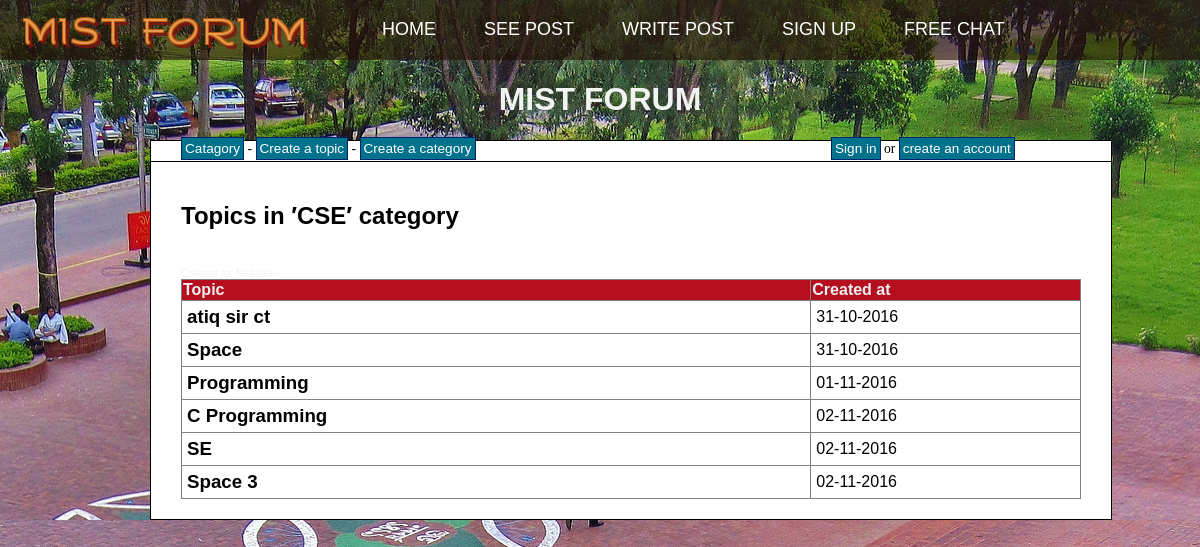
/category.php?id=1, run on the app's committed database.
### tables this page shows
CREATE TABLE `categories` (
  `cat_id` int(8) NOT NULL,
  `cat_name` varchar(255) NOT NULL,
  `cat_description` varchar(255) NOT NULL
);

CREATE TABLE `topics` (
  `topic_id` int(8) NOT NULL,
  `topic_subject` varchar(255) NOT NULL,
  `topic_date` datetime NOT NULL,
  `topic_cat` int(8) NOT NULL,
  `topic_by` int(8) NOT NULL
);

### category.php (the view, shortened to what this page needs)
<?php
include 'header.php';
$sql = "SELECT
			cat_id,
			cat_name,
			cat_description
		FROM
			categories
		WHERE
			cat_id = " . mysql_real_escape_string($_GET['id']);
$result = mysql_query($sql);
if(!$result)
{
	echo 'The category could not be displayed, please try again later.' . mysql_error();
}
else
{
	if(mysql_num_rows($result) == 0)
	{
		echo 'This category does not exist.';
	}
	else
	{
		while($row = mysql_fetch_assoc($result))
		{
			echo '<h2>Topics in &prime;' . $row['cat_name'] . '&prime; category</h2><br />';
		}
		$sql = "SELECT
					topic_id,
					topic_subject,
					topic_date,
					topic_cat
				FROM
					topics
				WHERE
					topic_cat = " . mysql_real_escape_string($_GET['id']);
		$result = mysql_query($sql);
		if(!$result)
		{
			echo 'The topics could not be displayed, please try again later.';
		}
		else
		{
			if(mysql_num_rows($result) == 0)
			{
				echo 'There are no topics in this category yet.';
			}
			else
			{
				echo '<table border="1">
					  <tr>
						<th>Topic</th>
						<th>Created at</th>
					  </tr>';
				while($row = mysql_fetch_assoc($result))
				{
					echo '<tr>';
						echo '<td class="leftpart">';
							echo '<h3><a href="topic.php?id=' . $row['topic_id'] . '">' . $row['topic_subject'] . '</a><br /><h3>';
						echo '</td>';
						echo '<td class="rightpart">';
							echo date('d-m-Y', strtotime($row['topic_date']));
						echo '</td>';
					echo '</tr>';
				}
			}
		}
	}
}
include 'footer.php';
?>

### style11.css (style rules this page uses)
body { background-image: url(img/bg-home.jpg); text-align: center; }
table { border-collapse: collapse; width: 100%; }
table a { color: #000; }
th { background-color: #B40E1F; color: #F0F0F0; }
td { padding: 5px; }
h3 { margin: 0; padding: 0; }
.leftpart { width: 70%; }
.rightpart { width: 30%; }

### css/style2.css (style rules this page uses)
body { margin: 0; padding: 0; position: relative; width: auto; }
a { text-decoration: none; outline: none; }

### data on the page
categories: cat_name "CSE"
topics: topic_subject "atiq sir ct", topic_date "31-10-2016"
topics: topic_subject "Space", topic_date "31-10-2016"
topics: topic_subject "Programming", topic_date "01-11-2016"
topics: topic_subject "C Programming", topic_date "02-11-2016"
topics: topic_subject "SE", topic_date "02-11-2016"
topics: topic_subject "Space 3", topic_date "02-11-2016"
